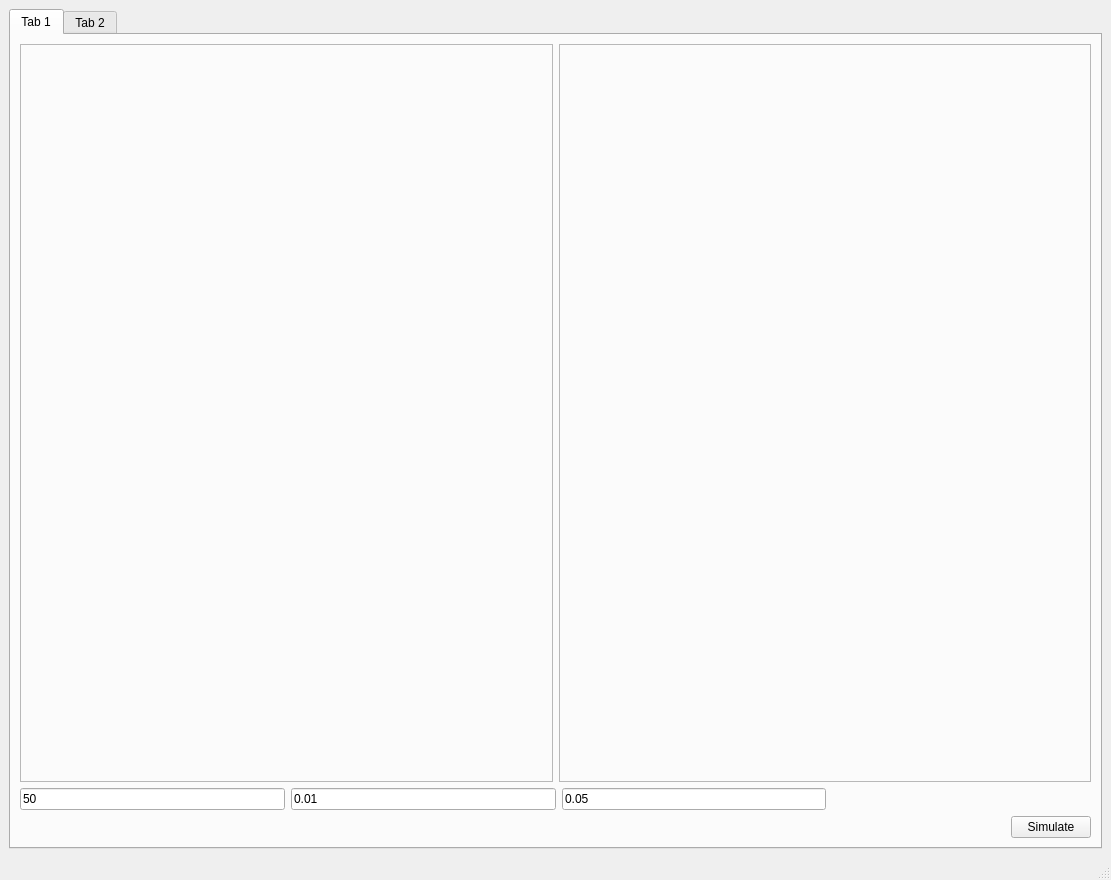
<?xml version="1.0" encoding="UTF-8"?>
<ui version="4.0">
 <class>MainWindow</class>
 <widget class="QMainWindow" name="MainWindow">
  <property name="geometry">
   <rect>
    <x>0</x>
    <y>0</y>
    <width>1111</width>
    <height>880</height>
   </rect>
  </property>
  <property name="windowTitle">
   <string>MainWindow</string>
  </property>
  <widget class="QWidget" name="centralwidget">
   <layout class="QGridLayout" name="gridLayout">
    <item row="0" column="0">
     <widget class="QTabWidget" name="tabWidget">
      <property name="currentIndex">
       <number>0</number>
      </property>
      <widget class="QWidget" name="tab">
       <attribute name="title">
        <string>Tab 1</string>
       </attribute>
       <layout class="QGridLayout" name="gridLayout_2">
        <item row="0" column="0">
         <layout class="QVBoxLayout" name="verticalLayout">
          <item>
           <layout class="QHBoxLayout" name="horizontalLayout_3">
            <item>
             <widget class="QFrame" name="simulationFrame">
              <property name="sizePolicy">
               <sizepolicy hsizetype="Preferred" vsizetype="Expanding">
                <horstretch>0</horstretch>
                <verstretch>0</verstretch>
               </sizepolicy>
              </property>
              <property name="frameShape">
               <enum>QFrame::StyledPanel</enum>
              </property>
              <property name="frameShadow">
               <enum>QFrame::Raised</enum>
              </property>
             </widget>
            </item>
            <item>
             <widget class="QFrame" name="graphFrame">
              <property name="frameShape">
               <enum>QFrame::StyledPanel</enum>
              </property>
              <property name="frameShadow">
               <enum>QFrame::Raised</enum>
              </property>
             </widget>
            </item>
           </layout>
          </item>
          <item>
           <layout class="QHBoxLayout" name="horizontalLayout">
            <item>
             <widget class="QLineEdit" name="NLineEdit">
              <property name="text">
               <string>50</string>
              </property>
              <property name="placeholderText">
               <string># of particles</string>
              </property>
             </widget>
            </item>
            <item>
             <widget class="QLineEdit" name="radiusLineEdit">
              <property name="text">
               <string>0.01</string>
              </property>
              <property name="placeholderText">
               <string>Radius of particles</string>
              </property>
             </widget>
            </item>
            <item>
             <widget class="QLineEdit" name="dtLineEdit">
              <property name="text">
               <string>0.05</string>
              </property>
              <property name="placeholderText">
               <string>Time delta dt</string>
              </property>
             </widget>
            </item>
            <item>
             <spacer name="horizontalSpacer_2">
              <property name="orientation">
               <enum>Qt::Horizontal</enum>
              </property>
              <property name="sizeHint" stdset="0">
               <size>
                <width>40</width>
                <height>20</height>
               </size>
              </property>
             </spacer>
            </item>
           </layout>
          </item>
          <item>
           <layout class="QHBoxLayout" name="horizontalLayout_2">
            <item>
             <spacer name="horizontalSpacer">
              <property name="orientation">
               <enum>Qt::Horizontal</enum>
              </property>
              <property name="sizeHint" stdset="0">
               <size>
                <width>40</width>
                <height>20</height>
               </size>
              </property>
             </spacer>
            </item>
            <item>
             <widget class="QPushButton" name="simulatePushButton">
              <property name="text">
               <string>Simulate</string>
              </property>
             </widget>
            </item>
           </layout>
          </item>
         </layout>
        </item>
       </layout>
      </widget>
      <widget class="QWidget" name="tab_2">
       <attribute name="title">
        <string>Tab 2</string>
       </attribute>
      </widget>
     </widget>
    </item>
   </layout>
  </widget>
  <widget class="QStatusBar" name="statusbar"/>
 </widget>
 <resources/>
 <connections/>
</ui>
